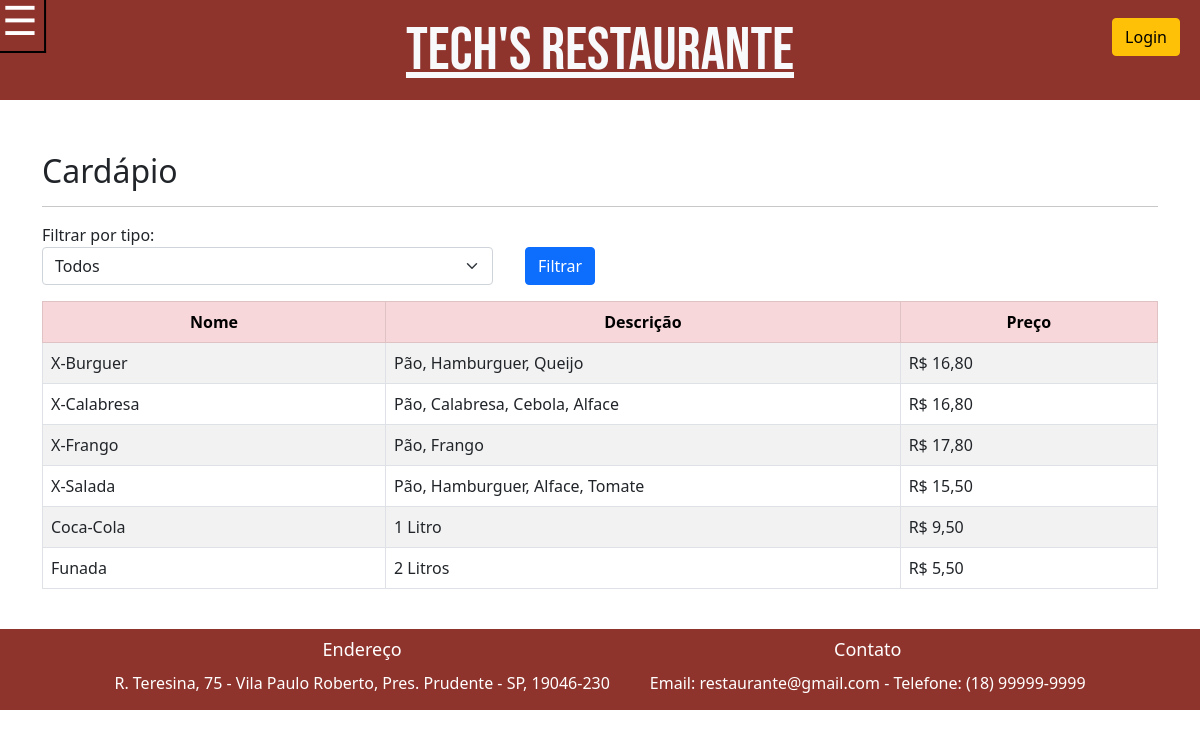
/cardapioList.php, run on the app's committed database.
### tables this page shows
CREATE TABLE `opcoes_cardapio` (
  `idOpcaoCardapio` int(11) NOT NULL,
  `nomeOpcaoCardapio` varchar(50) DEFAULT NULL,
  `idTipoOpcoesCardapio` int(11) NOT NULL,
  `descricao` varchar(50) DEFAULT NULL,
  `preco` double DEFAULT NULL,
  `imagem` varchar(50) DEFAULT NULL
);

### cardapioList.php (the view, shortened to what this page needs)
<?php
require("header.php");
require_once('connection.php');
if (isset($_POST['filtro'])) {
  $filtro = $_POST['filtro'];
  if ($filtro != "0") {
    $mysql_query = "SELECT o.*, t.descricao as tipoDescricao,
    concat(t.descricao, ' - ',o.nomeOpcaoCardapio,' - ',o.descricao) as TipoNomeDesc
    FROM opcoes_cardapio o, tipo_opcoes_cardapio t
    WHERE o.idTipoOpcoesCardapio = t.idTipoOpcoesCardapio
    and o.idTipoOpcoesCardapio = $filtro
    ORDER BY TipoNomeDesc";
  } else {
    $mysql_query = "SELECT o.*, t.descricao as tipoDescricao,
    concat(t.descricao, ' - ',o.nomeOpcaoCardapio,' - ',o.descricao) as TipoNomeDesc
    FROM opcoes_cardapio o, tipo_opcoes_cardapio t
    WHERE o.idTipoOpcoesCardapio = t.idTipoOpcoesCardapio
    ORDER BY TipoNomeDesc";
  }
} else {
  $mysql_query = "SELECT o.*, t.descricao as tipoDescricao,
  concat(t.descricao, ' - ',o.nomeOpcaoCardapio,' - ',o.descricao) as TipoNomeDesc
  FROM opcoes_cardapio o, tipo_opcoes_cardapio t
  WHERE o.idTipoOpcoesCardapio = t.idTipoOpcoesCardapio
  ORDER BY TipoNomeDesc";
}
$result = $conn->query($mysql_query);
?>
<head>
</head>
<div class="container">
  <br>
  <h2 class="espaco">Cardápio</h2>
  <hr>
  <form method="post" class="mb-3">
    <div class="form-group">
    <label>Filtrar por tipo:</label>
    <div class="row">
      <div class="col-5">
      <select name="filtro" id="filtro" class="form-select ">
        <option value="0">Todos</option>
      </select>
      </div>
      <div class="col-2">
      <input type="submit" class="btn btn-primary ms-2 d-inline-block" value="Filtrar">
      </div>
    </div>
    </div>
  </form>
  <table class="table table-striped table-bordered table-hover">
    <thead>
      <tr class="table-danger" style="text-align:center">
        <th scope="col" style="width: 20%">Nome</th>
        <th scope="col" style="width: 30%;">Descrição</th>
        <th scope="col" style="width: 15%;">Preço</th>
      </tr>
    </thead>
    <tbody>
      <?php while ($data = mysqli_fetch_array($result)) { ?>
        <tr>
          <td><?php echo $data['nomeOpcaoCardapio']; ?></td>
          <td><?php echo $data['descricao']; ?></td>
          <td><?php echo "R$ " . number_format($data['preco'], 2, ',', '.'); ?></td>
        </tr>
      <?php } ?>
    </tbody>
  </table>
  <br>
</div>
<?php require("footer.php"); ?>

### style.css (style rules this page uses)
.espaco { padding-top: 16vh; }

### data on the page
opcoes_cardapio: nomeOpcaoCardapio "X-Burguer", descricao "Pão, Hamburguer, Queijo", preco "16,80"
opcoes_cardapio: nomeOpcaoCardapio "X-Calabresa", descricao "Pão, Calabresa, Cebola, Alface", preco "16,80"
opcoes_cardapio: nomeOpcaoCardapio "X-Frango", descricao "Pão, Frango", preco "17,80"
opcoes_cardapio: nomeOpcaoCardapio "X-Salada", descricao "Pão, Hamburguer, Alface, Tomate", preco "15,50"
opcoes_cardapio: nomeOpcaoCardapio "Coca-Cola", descricao "1 Litro", preco "9,50"
opcoes_cardapio: nomeOpcaoCardapio "Funada", descricao "2 Litros", preco "5,50"
